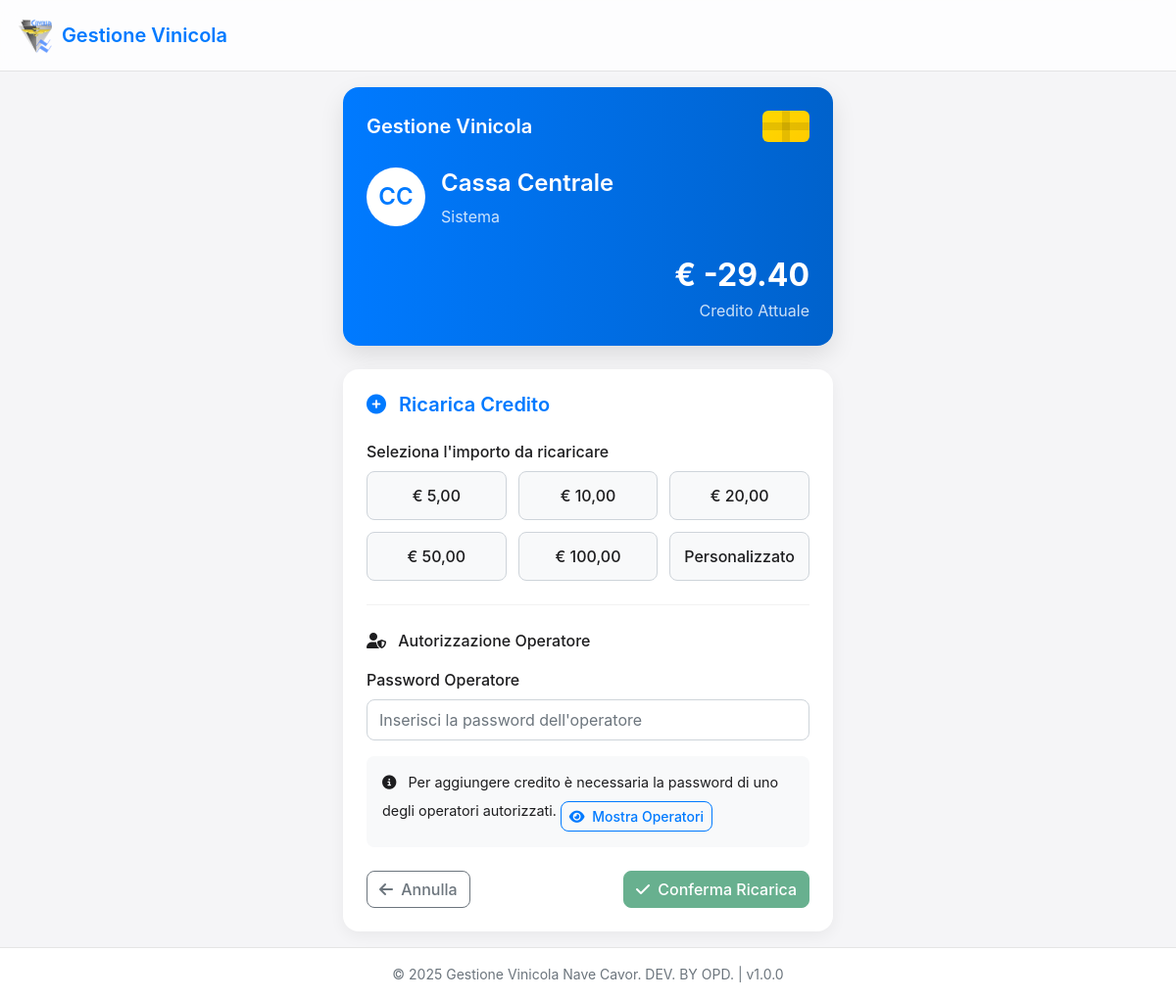
Before: /add_credit?employee_id=1 with the older database file.
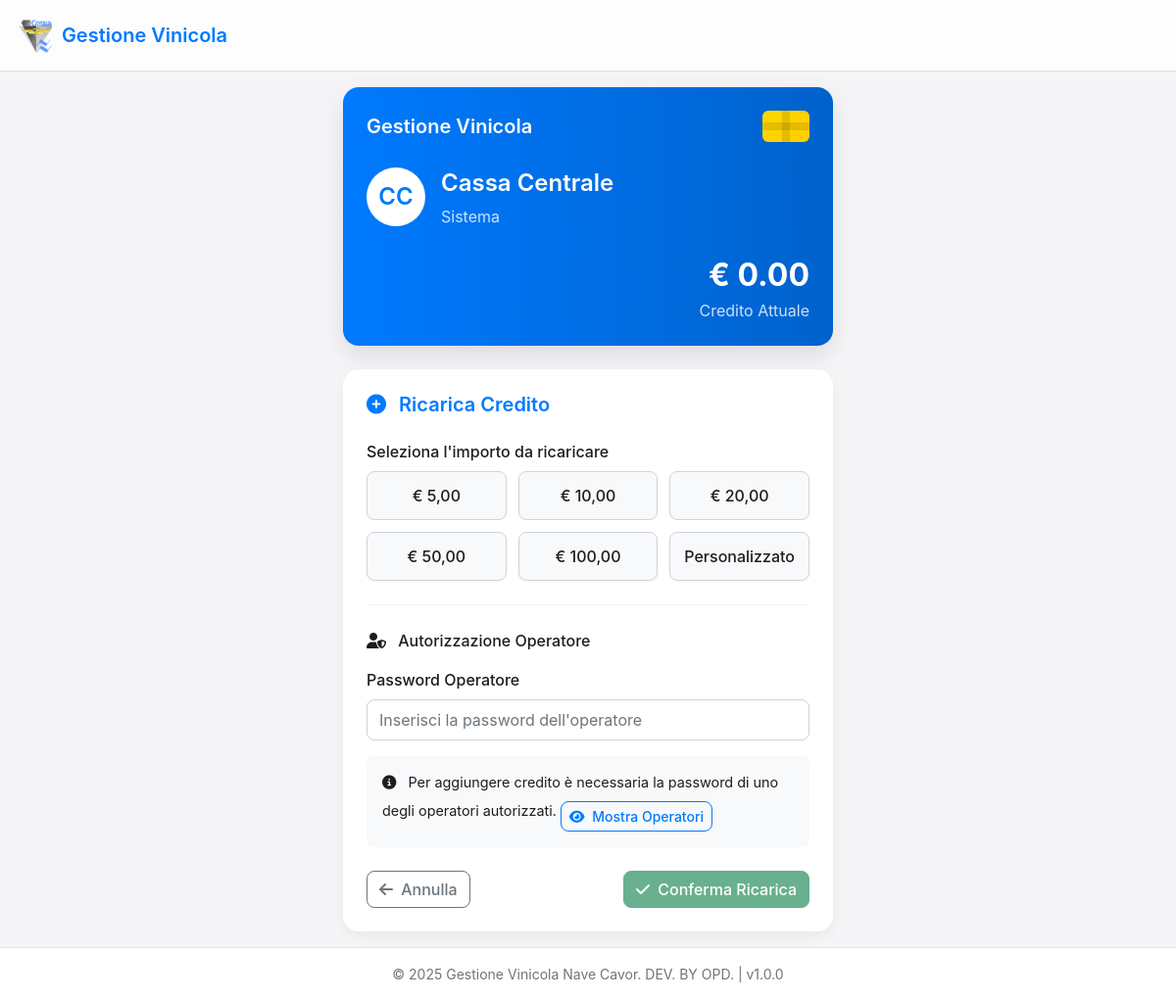
After: the same page with the newer database file.
### app.py (models this page shows, shortened)
class Employee(db.Model):
    id = db.Column(db.Integer, primary_key=True)
    code = db.Column(db.String(50), unique=True)  # Codice a barre della card
    first_name = db.Column(db.String(100))
    last_name = db.Column(db.String(100))
    rank = db.Column(db.String(100))
    credit = db.Column(db.Numeric(10, 2), default=0)
    credit_hash = db.Column(db.String(64))  # Hash per verificare l'integrità del credito
    credit_limit = db.Column(db.Numeric(10, 2), default=0)  # Limite di credito negativo consentito

### app.py (the view, shortened to what this page needs)
@app.route('/add_credit', methods=['GET', 'POST'])
def add_credit():
    if request.method == 'GET':
        employee_id = request.args.get('employee_id')
        if not employee_id:
            flash('Dipendente non specificato.', 'danger')
            return redirect(url_for('barcode_scanner'))
        employee = Employee.query.get_or_404(employee_id)
        operators = Operator.query.filter_by(active=True).all()
        return render_template(
            'add_credit.html',
            employee=employee,
            operators=operators
        )

### app.py (called while the page is built)
@app.context_processor
def inject_app_info():
    now = datetime.now()
    return {
        'app_name': app.config['APP_NAME'],
        'app_version': app.config['APP_VERSION'],
        'now': now
    }

### templates/add_credit.html (shortened to what this page needs)
{% extends "base.html" %}
{% block content %}
<div class="credit-container">
    <div class="credit-card">
        <div class="credit-header">
            <div class="credit-title">{{ app_name }}</div>
            <div class="credit-chip"></div>
        </div>
        <div class="employee-info">
            <div class="employee-avatar">{{ employee.first_name[0] }}{{ employee.last_name[0] }}</div>
            <div class="employee-details">
                <div class="employee-name">{{ employee.first_name }} {{ employee.last_name }}</div>
                <div class="employee-rank">{{ employee.rank }}</div>
            </div>
        </div>
        <div class="credit-amount">
            <div class="current-credit">€ {{ "%.2f"|format(employee.credit) }}</div>
            <div class="credit-label">Credito Attuale</div>
        </div>
    </div>
    <div class="credit-form-card">
        <h3 class="credit-form-title">
            <i class="fas fa-plus-circle me-2"></i> Ricarica Credito
        </h3>
        <div>
            <label class="form-label">Seleziona l'importo da ricaricare</label>
            <div class="presets-grid">
                <div class="preset-button" data-amount="5">€ 5,00</div>
                <div class="preset-button" data-amount="10">€ 10,00</div>
                <div class="preset-button" data-amount="20">€ 20,00</div>
                <div class="preset-button" data-amount="50">€ 50,00</div>
                <div class="preset-button" data-amount="100">€ 100,00</div>
                <div class="preset-button" data-amount="custom">Personalizzato</div>
            </div>
            <div class="operator-info">
                <div class="operator-title">
                    <i class="fas fa-user-shield me-2"></i> Autorizzazione Operatore
                </div>
                <label for="operator_password" class="form-label">Password Operatore</label>
                <input type="password" class="form-control" id="operator_password" name="operator_password" placeholder="Inserisci la password dell'operatore">
                <div class="operator-help">
                    <i class="fas fa-info-circle me-2"></i>
                    Per aggiungere credito è necessaria la password di uno degli operatori autorizzati.
                    <button class="btn btn-sm btn-outline-primary mt-2" type="button" id="showOperatorsBtn">
                        <i class="fas fa-eye me-1"></i> Mostra Operatori
                    </button>
                </div>
            </div>
        </div>
        <div class="action-buttons">
            <a href="{{ url_for('index') }}" class="btn btn-outline-secondary">
                <i class="fas fa-arrow-left me-1"></i> Annulla
            </a>
            <button id="confirmButton" class="btn btn-success" disabled>
                <i class="fas fa-check me-1"></i> Conferma Ricarica
            </button>
        </div>
    </div>
</div>
{% endblock %}

Changed rows visible on the page:
changed Employee "Cassa": credit "-29.40" → "0.00"
